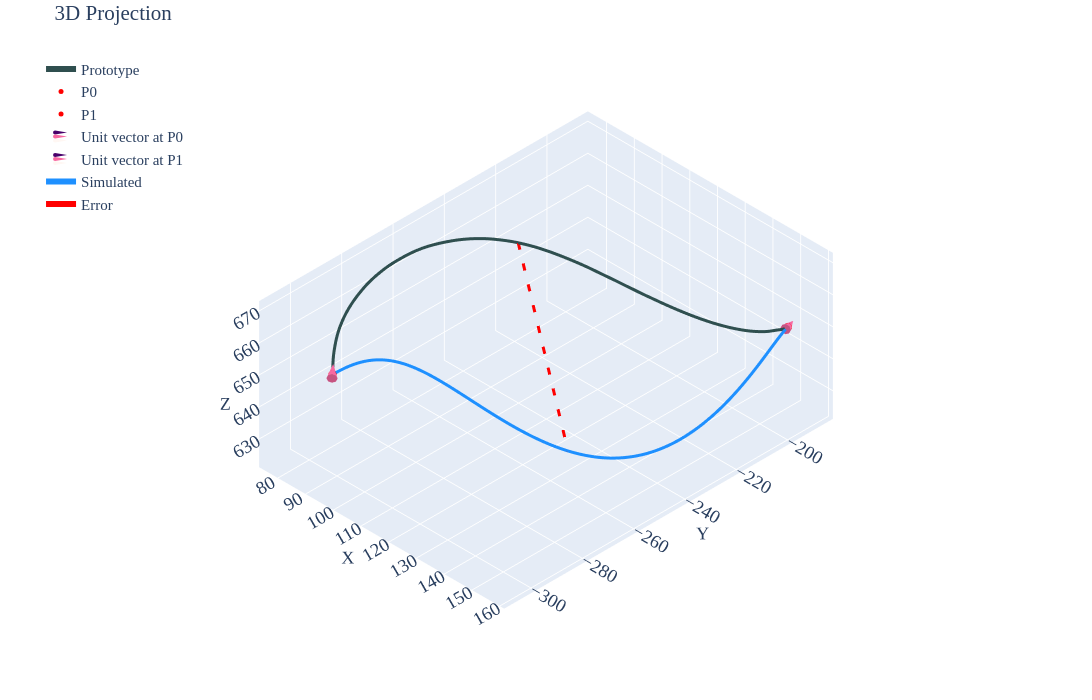

Here is the notebook cell this chart was saved with:
### Code cell
#| label: w1

wiper_looper(wipe=1)
